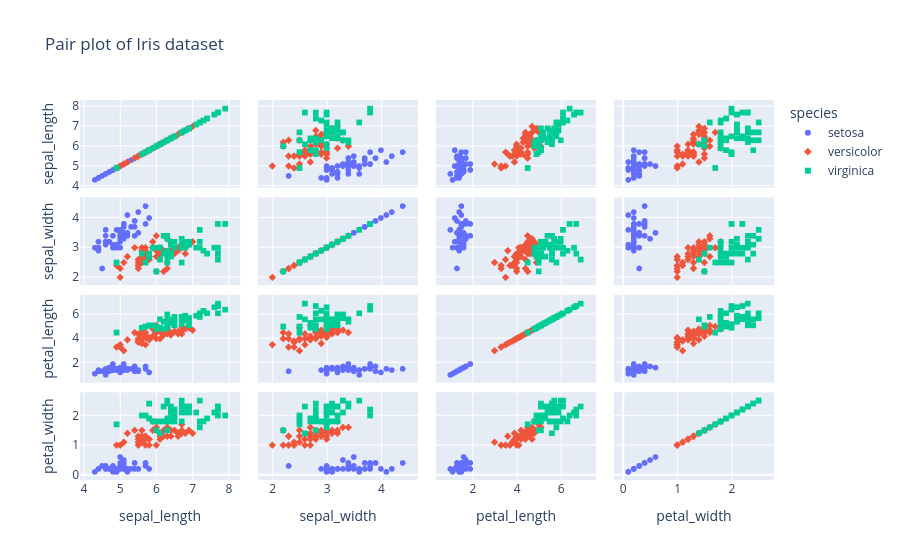

Notebook code cell kept with this figure:
### Code cell
# Scatter matrix: todos los pares de variables en una sola figura
# No es posible hacerlo directamente en matplotlib, pero sí en plotly
df_plot = iris_df.rename(columns={
    'sepal length (cm)': 'sepal_length',
    'sepal width (cm)':  'sepal_width',
    'petal length (cm)': 'petal_length',
    'petal width (cm)':  'petal_width'
})

fig = px.scatter_matrix(
    df_plot,
    dimensions=['sepal_length', 'sepal_width', 'petal_length', 'petal_width'],
    color='species',
    symbol='species',
    title='Pair plot of Iris dataset'
)
fig.show()

### Figure 1 — Plotly figure (JSON) as saved in the notebook; plotly's stock layout.template omitted (floating-point values rounded to 4 significant figures)
{"data": [{"dimensions": [{"axis": {"matches": true}, "label": "sepal_length", "values": [5.1, 4.9, 4.7, 4.6, 5.0, 5.4, 4.6, 5.0, 4.4, 4.9, 5.4, 4.8, 4.8, 4.3, 5.8, 5.7, 5.4, 5.1, 5.7, 5.1, 5.4, 5.1, 4.6, 5.1, 4.8, 5.0, 5.0, 5.2, 5.2, 4.7, 4.8, 5.4, 5.2, 5.5, 4.9, 5.0, 5.5, 4.9, 4.4, 5.1, 5.0, 4.5, 4.4, 5.0, 5.1, 4.8, 5.1, 4.6, 5.3, 5.0]}, {"axis": {"matches": true}, "label": "sepal_width", "values": [3.5, 3.0, 3.2, 3.1, 3.6, 3.9, 3.4, 3.4, 2.9, 3.1, 3.7, 3.4, 3.0, 3.0, 4.0, 4.4, 3.9, 3.5, 3.8, 3.8, 3.4, 3.7, 3.6, 3.3, 3.4, 3.0, 3.4, 3.5, 3.4, 3.2, 3.1, 3.4, 4.1, 4.2, 3.1, 3.2, 3.5, 3.6, 3.0, 3.4, 3.5, 2.3, 3.2, 3.5, 3.8, 3.0, 3.8, 3.2, 3.7, 3.3]}, {"axis": {"matches": true}, "label": "petal_length", "values": [1.4, 1.4, 1.3, 1.5, 1.4, 1.7, 1.4, 1.5, 1.4, 1.5, 1.5, 1.6, 1.4, 1.1, 1.2, 1.5, 1.3, 1.4, 1.7, 1.5, 1.7, 1.5, 1.0, 1.7, 1.9, 1.6, 1.6, 1.5, 1.4, 1.6, 1.6, 1.5, 1.5, 1.4, 1.5, 1.2, 1.3, 1.4, 1.3, 1.5, 1.3, 1.3, 1.3, 1.6, 1.9, 1.4, 1.6, 1.4, 1.5, 1.4]}, {"axis": {"matches": true}, "label": "petal_width", "values": [0.2, 0.2, 0.2, 0.2, 0.2, 0.4, 0.3, 0.2, 0.2, 0.1, 0.2, 0.2, 0.1, 0.1, 0.2, 0.4, 0.4, 0.3, 0.3, 0.3, 0.2, 0.4, 0.2, 0.5, 0.2, 0.2, 0.4, 0.2, 0.2, 0.2, 0.2, 0.4, 0.1, 0.2, 0.2, 0.2, 0.2, 0.1, 0.2, 0.2, 0.3, 0.3, 0.2, 0.6, 0.4, 0.3, 0.2, 0.2, 0.2, 0.2]}], "hovertemplate": "species=setosa<br>%{xaxis.title.text}=%{x}<br>%{yaxis.title.text}=%{y}<extra></extra>", "legendgroup": "setosa", "marker": {"color": "#636efa", "symbol": "circle"}, "name": "setosa", "showlegend": true, "type": "splom"}, {"dimensions": [{"axis": {"matches": true}, "label": "sepal_length", "values": [7.0, 6.4, 6.9, 5.5, 6.5, 5.7, 6.3, 4.9, 6.6, 5.2, 5.0, 5.9, 6.0, 6.1, 5.6, 6.7, 5.6, 5.8, 6.2, 5.6, 5.9, 6.1, 6.3, 6.1, 6.4, 6.6, 6.8, 6.7, 6.0, 5.7, 5.5, 5.5, 5.8, 6.0, 5.4, 6.0, 6.7, 6.3, 5.6, 5.5, 5.5, 6.1, 5.8, 5.0, 5.6, 5.7, 5.7, 6.2, 5.1, 5.7]}, {"axis": {"matches": true}, "label": "sepal_width", "values": [3.2, 3.2, 3.1, 2.3, 2.8, 2.8, 3.3, 2.4, 2.9, 2.7, 2.0, 3.0, 2.2, 2.9, 2.9, 3.1, 3.0, 2.7, 2.2, 2.5, 3.2, 2.8, 2.5, 2.8, 2.9, 3.0, 2.8, 3.0, 2.9, 2.6, 2.4, 2.4, 2.7, 2.7, 3.0, 3.4, 3.1, 2.3, 3.0, 2.5, 2.6, 3.0, 2.6, 2.3, 2.7, 3.0, 2.9, 2.9, 2.5, 2.8]}, {"axis": {"matches": true}, "label": "petal_length", "values": [4.7, 4.5, 4.9, 4.0, 4.6, 4.5, 4.7, 3.3, 4.6, 3.9, 3.5, 4.2, 4.0, 4.7, 3.6, 4.4, 4.5, 4.1, 4.5, 3.9, 4.8, 4.0, 4.9, 4.7, 4.3, 4.4, 4.8, 5.0, 4.5, 3.5, 3.8, 3.7, 3.9, 5.1, 4.5, 4.5, 4.7, 4.4, 4.1, 4.0, 4.4, 4.6, 4.0, 3.3, 4.2, 4.2, 4.2, 4.3, 3.0, 4.1]}, {"axis": {"matches": true}, "label": "petal_width", "values": [1.4, 1.5, 1.5, 1.3, 1.5, 1.3, 1.6, 1.0, 1.3, 1.4, 1.0, 1.5, 1.0, 1.4, 1.3, 1.4, 1.5, 1.0, 1.5, 1.1, 1.8, 1.3, 1.5, 1.2, 1.3, 1.4, 1.4, 1.7, 1.5, 1.0, 1.1, 1.0, 1.2, 1.6, 1.5, 1.6, 1.5, 1.3, 1.3, 1.3, 1.2, 1.4, 1.2, 1.0, 1.3, 1.2, 1.3, 1.3, 1.1, 1.3]}], "hovertemplate": "species=versicolor<br>%{xaxis.title.text}=%{x}<br>%{yaxis.title.text}=%{y}<extra></extra>", "legendgroup": "versicolor", "marker": {"color": "#EF553B", "symbol": "diamond"}, "name": "versicolor", "showlegend": true, "type": "splom"}, {"dimensions": [{"axis": {"matches": true}, "label": "sepal_length", "values": [6.3, 5.8, 7.1, 6.3, 6.5, 7.6, 4.9, 7.3, 6.7, 7.2, 6.5, 6.4, 6.8, 5.7, 5.8, 6.4, 6.5, 7.7, 7.7, 6.0, 6.9, 5.6, 7.7, 6.3, 6.7, 7.2, 6.2, 6.1, 6.4, 7.2, 7.4, 7.9, 6.4, 6.3, 6.1, 7.7, 6.3, 6.4, 6.0, 6.9, 6.7, 6.9, 5.8, 6.8, 6.7, 6.7, 6.3, 6.5, 6.2, 5.9]}, {"axis": {"matches": true}, "label": "sepal_width", "values": [3.3, 2.7, 3.0, 2.9, 3.0, 3.0, 2.5, 2.9, 2.5, 3.6, 3.2, 2.7, 3.0, 2.5, 2.8, 3.2, 3.0, 3.8, 2.6, 2.2, 3.2, 2.8, 2.8, 2.7, 3.3, 3.2, 2.8, 3.0, 2.8, 3.0, 2.8, 3.8, 2.8, 2.8, 2.6, 3.0, 3.4, 3.1, 3.0, 3.1, 3.1, 3.1, 2.7, 3.2, 3.3, 3.0, 2.5, 3.0, 3.4, 3.0]}, {"axis": {"matches": true}, "label": "petal_length", "values": [6.0, 5.1, 5.9, 5.6, 5.8, 6.6, 4.5, 6.3, 5.8, 6.1, 5.1, 5.3, 5.5, 5.0, 5.1, 5.3, 5.5, 6.7, 6.9, 5.0, 5.7, 4.9, 6.7, 4.9, 5.7, 6.0, 4.8, 4.9, 5.6, 5.8, 6.1, 6.4, 5.6, 5.1, 5.6, 6.1, 5.6, 5.5, 4.8, 5.4, 5.6, 5.1, 5.1, 5.9, 5.7, 5.2, 5.0, 5.2, 5.4, 5.1]}, {"axis": {"matches": true}, "label": "petal_width", "values": [2.5, 1.9, 2.1, 1.8, 2.2, 2.1, 1.7, 1.8, 1.8, 2.5, 2.0, 1.9, 2.1, 2.0, 2.4, 2.3, 1.8, 2.2, 2.3, 1.5, 2.3, 2.0, 2.0, 1.8, 2.1, 1.8, 1.8, 1.8, 2.1, 1.6, 1.9, 2.0, 2.2, 1.5, 1.4, 2.3, 2.4, 1.8, 1.8, 2.1, 2.4, 2.3, 1.9, 2.3, 2.5, 2.3, 1.9, 2.0, 2.3, 1.8]}], "hovertemplate": "species=virginica<br>%{xaxis.title.text}=%{x}<br>%{yaxis.title.text}=%{y}<extra></extra>", "legendgroup": "virginica", "marker": {"color": "#00cc96", "symbol": "square"}, "name": "virginica", "showlegend": true, "type": "splom"}], "layout": {"dragmode": "select", "legend": {"title": {"text": "species"}, "tracegroupgap": 0}, "title": {"text": "Pair plot of Iris dataset"}}}
